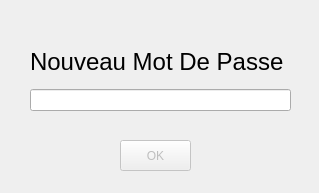
<?xml version="1.0" encoding="UTF-8"?>
<ui version="4.0">
 <class>new_mdp</class>
 <widget class="QDialog" name="new_mdp">
  <property name="geometry">
   <rect>
    <x>0</x>
    <y>0</y>
    <width>319</width>
    <height>193</height>
   </rect>
  </property>
  <property name="windowTitle">
   <string>Dialog</string>
  </property>
  <widget class="QWidget" name="gridLayoutWidget">
   <property name="geometry">
    <rect>
     <x>30</x>
     <y>40</y>
     <width>261</width>
     <height>71</height>
    </rect>
   </property>
   <layout class="QGridLayout" name="gridLayout">
    <item row="0" column="0">
     <widget class="QLabel" name="label">
      <property name="font">
       <font>
        <pointsize>18</pointsize>
       </font>
      </property>
      <property name="text">
       <string>Nouveau Mot De Passe</string>
      </property>
     </widget>
    </item>
    <item row="1" column="0">
     <widget class="QLineEdit" name="ligne_new_mdp"/>
    </item>
   </layout>
  </widget>
  <widget class="QPushButton" name="bouton_new_mdp">
   <property name="enabled">
    <bool>false</bool>
   </property>
   <property name="geometry">
    <rect>
     <x>120</x>
     <y>140</y>
     <width>71</width>
     <height>31</height>
    </rect>
   </property>
   <property name="text">
    <string>OK</string>
   </property>
   <property name="checkable">
    <bool>false</bool>
   </property>
  </widget>
 </widget>
 <resources/>
 <connections/>
</ui>
